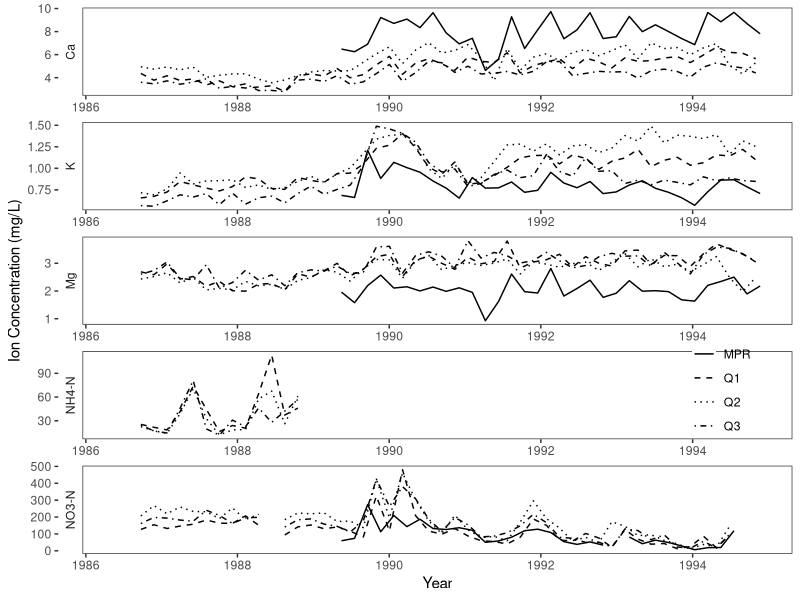

Recreate this plot in R.
## ---- chunk 1
#| include: false
library(tidyverse)
## ---- chunk 2
#| echo: false
#| message: false
#| warning: false
#| fig-height: 9
#| fig-width: 7
#| fig-align: center
# Visualizing analysis on stacked graphs, each site is coded by color
bpr_ma_long <- read_csv("../output/bpr_ma_long.csv")

ggplot(
  data = bpr_ma_long,
  mapping = aes(
    x = window_start,
    y = `Concentration (mg/L)`,
    linetype = site
  )
) +
  geom_line() +
  labs(
    x = "Year",
    y = "Ion Concentration (mg/L)",
    linetype = "Bisley, Puerto Rico
    Sample Site"
  ) +
  facet_wrap(~Ion, scales = "free", ncol = 1, strip.position = "left") +
  scale_linetype_manual(values = c("solid", "dashed", "dotted", "dotdash")) +
  theme_bw() +
  theme(
    plot.title = element_text(hjust = 0.5),
    panel.grid = element_blank(),
    strip.background = element_blank(),
    legend.title = element_blank(),
    legend.position = "inside",
    legend.position.inside = c(0.9, 0.3),
    legend.background = element_blank()
  )
